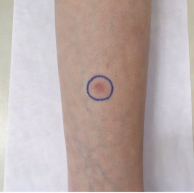
#> input picture data_pen/teste5.png, 194 x 193 px
$ python -i teste_pen.py   (imports and definitions only)
#> lines starting #> are read from the running program, lines starting #| are printed output that depends on the picture; after the words box and inside, x2 and y2 are one past the last pixel; in counts of white or black regions, pixels touching at a corner belong together
#> further down, picture is the input picture: shape (193, 194, 3); mean B, G, R 170.7, 172.9, 187.8
import os
import cv2
import numpy as np

A4_WIDTH_MM = 210.0
A4_HEIGHT_MM = 297.0


# =========================================
# UTIL
# =========================================
def ensure_dir(path):
    os.makedirs(path, exist_ok=True)


# =========================================
# A4 VIA YOLO
# =========================================
# [46 lines left out: function detect_a4_with_yolo, not called in this run]


# =========================================
# DETECÇÃO ROBUSTA DO AZUL
# =========================================
def detect_blue_pen_mask(image_bgr):
    """
    Detecção azul mais robusta:
    - HSV amplo
    - Lab
    - dominância do canal B
    - saturação mínima
    - reforço adaptativo
    """
    b, g, r = cv2.split(image_bgr)
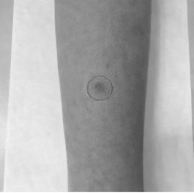
#> b: shape (193, 194); min 76, max 253, mean 170.7

    hsv = cv2.cvtColor(image_bgr, cv2.COLOR_BGR2HSV)
#> hsv: shape (193, 194, 3); mean H, S, V 72.3, 34.7, 190.1
    h, s, v = cv2.split(hsv)
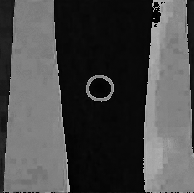
#> h: shape (193, 194); min 0, max 179, mean 72.3

    lab = cv2.cvtColor(image_bgr, cv2.COLOR_BGR2LAB)
#> lab: shape (193, 194, 3); mean of channels 0, 1, 2 182.9, 133.4, 131.4
    l_, a_, b_lab = cv2.split(lab)
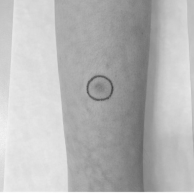
#> l_: shape (193, 194); min 66, max 253, mean 182.9
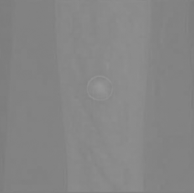
#> a_: shape (193, 194); min 123, max 151, mean 133.4

    hsv_mask = cv2.inRange(
        hsv,
        np.array([90, 35, 20], dtype=np.uint8),
        np.array([145, 255, 255], dtype=np.uint8)
    )
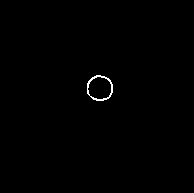
#> hsv_mask: shape (193, 194); 0.4% white in thin lines or dots, all inside (x1, y1, x2, y2) = (87, 75, 113, 101)

    lab_mask = cv2.inRange(b_lab, 0, 145)
#> lab_mask: shape (193, 194); every value is 255

    blue_dom_1 = cv2.subtract(b, g)
    blue_dom_2 = cv2.subtract(b, r)

    _, dom_mask_1 = cv2.threshold(blue_dom_1, 12, 255, cv2.THRESH_BINARY)
#> dom_mask_1: shape (193, 194); 0.89% white in thin lines or dots, all inside (x1, y1, x2, y2) = (5, 40, 185, 191)
    _, dom_mask_2 = cv2.threshold(blue_dom_2, 12, 255, cv2.THRESH_BINARY)
#> dom_mask_2: shape (193, 194); 0.27% white in thin lines or dots, all inside (x1, y1, x2, y2) = (15, 75, 113, 191)

    dom_mask = cv2.bitwise_and(dom_mask_1, dom_mask_2)

    _, sat_mask = cv2.threshold(s, 28, 255, cv2.THRESH_BINARY)
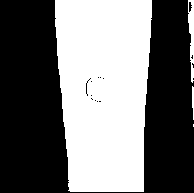
#> sat_mask: shape (193, 194); 44.8% white; 4 white regions (1 under 20 px), largest, box (x1, y1, x2, y2) and area: (55, 0, 152, 192) 16386, (188, 0, 194, 83) 318, (192, 86, 194, 120) 55

    base_mask = cv2.bitwise_and(hsv_mask, lab_mask)
    base_mask = cv2.bitwise_and(base_mask, dom_mask)
    base_mask = cv2.bitwise_and(base_mask, sat_mask)

    score = (
        1.2 * blue_dom_1.astype(np.float32) +
        1.2 * blue_dom_2.astype(np.float32) +
        0.6 * s.astype(np.float32) -
        0.3 * b_lab.astype(np.float32)
    )
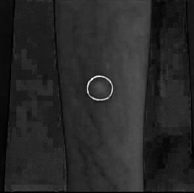
#> score: shape (193, 194) float32; min -38.4, max 133.8, mean -11.2; drawn with min black and max white

    plausible = score[base_mask > 0]
#> plausible = 92 values, max 133.8 at index 24, min 47.7 at index 15, mean 86.86
    adaptive_mask = np.zeros_like(base_mask)

    if plausible.size > 20:
        thr = np.percentile(plausible, 25)
#> thr = 74.7
        adaptive_mask[score >= thr] = 255
        adaptive_mask = cv2.bitwise_and(adaptive_mask, hsv_mask)
#> adaptive_mask: shape (193, 194); 0.19% white in thin lines or dots, all inside (x1, y1, x2, y2) = (87, 76, 113, 100)
        adaptive_mask = cv2.bitwise_and(adaptive_mask, sat_mask)

    final_mask = cv2.bitwise_or(base_mask, adaptive_mask)

    return final_mask


# [298 lines left out: functions refine_blue_mask, keep_relevant_blue_fragments, estimate_center_from_fragments, moving_average_circular, reconstruct_circular_contour, measure_mask and 2 more, not called in this run]


# =========================================
# EXEMPLO DE USO
# =========================================
# [17 lines not run here, left out]

>>> import cv2
>>> picture = cv2.imread('data_pen/teste5.png')
>>> result = detect_blue_pen_mask(picture)

$ run again, on data_pen/teste2.png
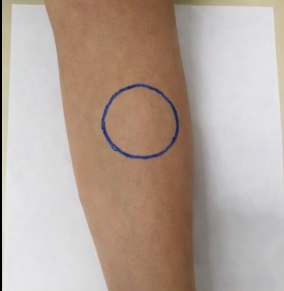
#> input picture data_pen/teste2.png, 284 x 291 px
#> picture is the input picture: shape (291, 284, 3); mean B, G, R 154.3, 164.8, 181.2
#> hsv: shape (291, 284, 3); mean H, S, V 62.7, 47.9, 182.4
#> lab: shape (291, 284, 3); mean of channels 0, 1, 2 174.8, 133, 136.3
#> hsv_mask: shape (291, 284); 0.79% white in thin lines or dots, all inside (x1, y1, x2, y2) = (102, 84, 179, 159)
#> lab_mask: shape (291, 284); 63.5% white; 33 black regions (26 under 20 px), largest, box (x1, y1, x2, y2) and area: (21, 0, 209, 291) 26433, (107, 88, 175, 155) 3512, (279, 0, 284, 20) 58
#> dom_mask_1: shape (291, 284); 0.81% white; 1 white region, box (x1, y1, x2, y2) and area: (102, 84, 179, 159) 673
#> sat_mask: shape (291, 284); 45.7% white; 9 white regions (8 under 20 px), largest, box (x1, y1, x2, y2) and area: (2, 0, 284, 291) 37773
#> in detect_blue_pen_mask, `score = ( 1.2 * blue_dom_1.astype(np.float32) + 1.2 * blue_dom_2.astyp..`:
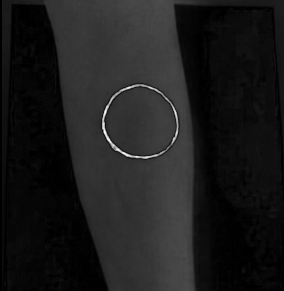
#> score: shape (291, 284) float32; min -38.4, max 224.1, mean -9; drawn with min black and max white
#> plausible = 589 values, max 224.1 at index 328, min 20.1 at index 377, mean 122.1
#> thr = 84.3
#> in detect_blue_pen_mask, `adaptive_mask = cv2.bitwise_and(adaptive_mask, hsv_mask)`:
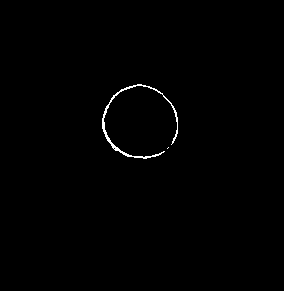
#> adaptive_mask: shape (291, 284); 0.54% white in thin lines or dots, all inside (x1, y1, x2, y2) = (102, 84, 178, 159)

$ run again, on data_pen/teste3.png
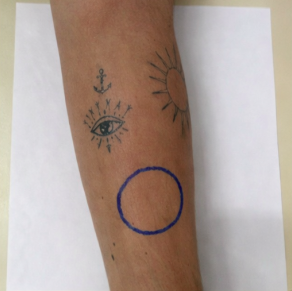
#> input picture data_pen/teste3.png, 292 x 291 px
#> picture is the input picture: shape (291, 292, 3); mean B, G, R 150.1, 158.8, 175.5
#> hsv: shape (291, 292, 3); mean H, S, V 67.5, 53, 177.2
#> lab: shape (291, 292, 3); mean of channels 0, 1, 2 168.9, 133.6, 135.6
#> hsv_mask: shape (291, 292); 0.72% white in thin lines or dots, all inside (x1, y1, x2, y2) = (102, 122, 183, 235)
#> lab_mask: shape (291, 292); 69.9% white; 34 black regions (29 under 20 px), largest, box (x1, y1, x2, y2) and area: (54, 0, 201, 291) 22381, (122, 171, 180, 230) 2665, (167, 70, 184, 104) 319, (288, 258, 292, 291) 82, (289, 242, 292, 257) 31
#> dom_mask_1: shape (291, 292); 0.74% white; 1 white region, box (x1, y1, x2, y2) and area: (117, 167, 183, 235) 631
#> dom_mask_2: shape (291, 292); 0.59% white in thin lines or dots, all inside (x1, y1, x2, y2) = (117, 167, 183, 235)
#> sat_mask: shape (291, 292); 47.4% white; 12 white regions (9 under 20 px), largest, box (x1, y1, x2, y2) and area: (0, 0, 292, 291) 39495, (0, 149, 9, 219) 407, (0, 235, 6, 291) 297
#> in detect_blue_pen_mask, `score = ( 1.2 * blue_dom_1.astype(np.float32) + 1.2 * blue_dom_2.astyp..`:
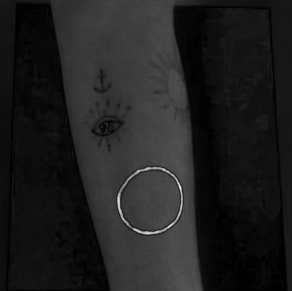
#> score: shape (291, 292) float32; min -38.4, max 236.7, mean -3.9; drawn with min black and max white
#> plausible = 502 values, max 236.7 at index 175, min 31.8 at index 391, mean 124.4
#> thr = 96.38
#> in detect_blue_pen_mask, `adaptive_mask = cv2.bitwise_and(adaptive_mask, hsv_mask)`:
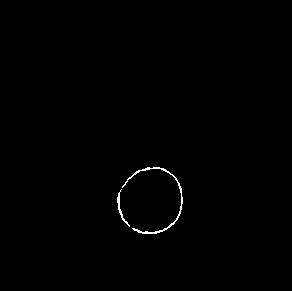
#> adaptive_mask: shape (291, 292); 0.44% white in thin lines or dots, all inside (x1, y1, x2, y2) = (117, 167, 183, 234)
